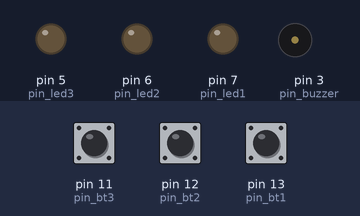
The sketch below on a simulated Arduino Uno, built with avr-gcc and run on an emulated ATmega328P. Shown: output pins drawn as LEDs (lit = HIGH), buzzer (waves = sounding). Dashed ring = blinking. The inputs (shaded band) are chosen by the test bench; at power-on: pin 11 (pin_bt3) HIGH, pin 12 (pin_bt2) HIGH, pin 13 (pin_bt1) HIGH. Random numbers use the default seed unless the sketch sets one.

Above: at 1.7 s.
1.8 s: pin 11 (pin_bt3) pulled LOW for 0.15 s
At 2.07 s:
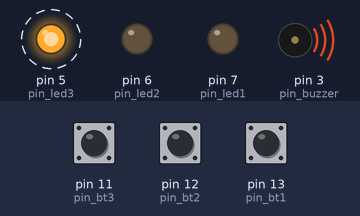
4.9 s: pin 12 (pin_bt2) pulled LOW for 3.2 s
At 9.5 s:
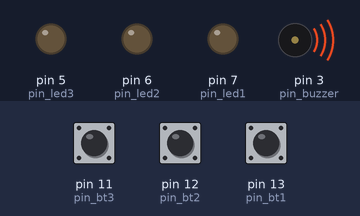
11.1 s: pin 13 (pin_bt1) pulled LOW for 1 s
At 12.24 s:
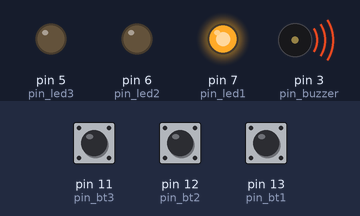
14.1 s: pin 13 (pin_bt1) pulled LOW for 3.2 s
At 18.6 s:
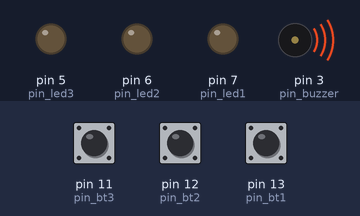
20.3 s: pin 11 (pin_bt3) pulled LOW for 1 s
At 21.43 s:
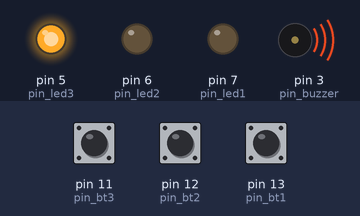
Timing chart, 0 to 25.3 s (numbered marks = the images above; inputs shaded):
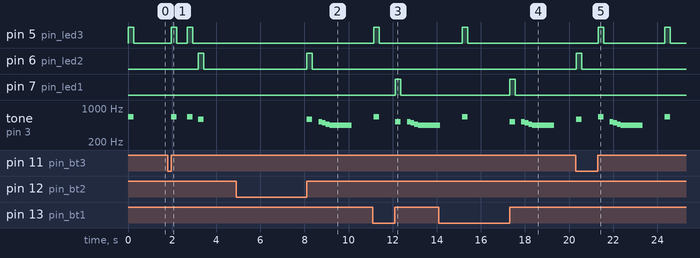

Measured:
- after the input at 1.8 s, pin 5 (pin_led3): alternates HIGH for 0.25 s and LOW for 0.48 s, 4 changes in all, then stays LOW, starting after 0.15 s; pin 6 (pin_led2): LOW → HIGH after 1.4 s, → LOW 0.25 s later; tone on pin 3 (pin_buzzer): plays 659 Hz for 0.25 s, 659 Hz for 0.25 s, 587 Hz for 0.25 s, starting after 0.15 s
- after the input at 4.9 s, pin 6 (pin_led2): LOW → HIGH after 3.2 s, → LOW 0.25 s later; tone on pin 3 (pin_buzzer): plays 587 Hz for 0.25 s, 523 Hz for 0.17 s, 493 Hz for 0.17 s, 466 Hz for 0.17 s, 440 Hz for 1.0 s, starting after 3.2 s
- after the input at 11.1 s, pin 7 (pin_led1): LOW → HIGH after 1.0 s, → LOW 0.25 s later
- after the input at 14.1 s, pin 7 (pin_led1): LOW → HIGH after 3.2 s, → LOW 0.25 s later
- after the input at 20.3 s, pin 5 (pin_led3): alternates HIGH for 0.25 s and LOW for 2.8 s, starting after 1.0 s

The sketch:

MemoryMaster.ino
```cpp
//Mapeamento dos pinos
#define pin_bt1 13
#define pin_bt2 12
#define pin_bt3 11
#define pin_led1 7
#define pin_led2 6
#define pin_led3 5
#define pin_buzzer 3

//Mapeamento das notas do buzzer
#define C5     523
#define D5     587
#define E5     659
#define B4     493
#define A_sus4 466
#define A4     440

//Variáveis globais
int number_random = 0;
int memory_number[100];
int memory_position = 0;
int botao_position = 0;

//Flags dos botões
bool flag1 = 0;
bool flag2 = 0;
bool flag3 = 0;


void ler_botoes();
void acender_led(int n);
bool validar_execucao();
void mostrar_sequencia_leds();
int random_generator();
void end_game();

void setup() {

  pinMode(pin_bt1,INPUT_PULLUP);
  pinMode(pin_bt2,INPUT_PULLUP);
  pinMode(pin_bt3,INPUT_PULLUP);


  pinMode(pin_led1,OUTPUT);
  pinMode(pin_led2,OUTPUT);
  pinMode(pin_led3,OUTPUT);

  randomSeed(analogRead(A0));

  for(int i=0; i<100; i++){
    memory_number[i] = 0;
  }

  number_random = random_generator();
  memory_number[memory_position] = number_random;
  acender_led(number_random);
}

void loop() {

  if(validar_execucao() == 1){
    delay(200);
    memory_position += 1;
    number_random = random_generator();
    memory_number[memory_position] = number_random;

    mostrar_sequencia_leds();
  }
}

//Função para ler botões
void ler_botoes(){
  if(!digitalRead(pin_bt1)){
    flag1 = 1;
    delay(30);
  }

  if(!digitalRead(pin_bt2)){
    flag2 = 1;
    delay(30);
  }

  if(!digitalRead(pin_bt3)){
    flag3 = 1;
    delay(30);
  }

  if(digitalRead(pin_bt1) && flag1){
    flag1 = 0;
    acender_led(1);
    delay(30);
    botao_position = 1;
  }

  if(digitalRead(pin_bt2) && flag2){
    flag2 = 0;
    acender_led(2);
    delay(30);
    botao_position = 2;
  }

  if(digitalRead(pin_bt3) && flag3){
    flag3 = 0;
    acender_led(3);
    delay(30);
    botao_position = 3;
  }
}


void acender_led(int n){
  if(n==1){
    digitalWrite(pin_led1,HIGH);
    digitalWrite(pin_led2,LOW);
    digitalWrite(pin_led3,LOW);
    tone(pin_buzzer,C5);
    delay(250);
    noTone(pin_buzzer);
    digitalWrite(pin_led1,LOW);
    digitalWrite(pin_led2,LOW);
    digitalWrite(pin_led3,LOW);
    delay(250);
  }
  else if(n==2){
    digitalWrite(pin_led1,LOW);
    digitalWrite(pin_led2,HIGH);
    digitalWrite(pin_led3,LOW);
    tone(pin_buzzer,D5);
    delay(250);
    noTone(pin_buzzer);
    digitalWrite(pin_led1,LOW);
    digitalWrite(pin_led2,LOW);
    digitalWrite(pin_led3,LOW);
    delay(250);
  }
  else if(n==3){
    digitalWrite(pin_led1,LOW);
    digitalWrite(pin_led2,LOW);
    digitalWrite(pin_led3,HIGH);
    tone(pin_buzzer,E5);
    delay(250);
    noTone(pin_buzzer);
    digitalWrite(pin_led1,LOW);
    digitalWrite(pin_led2,LOW);
    digitalWrite(pin_led3,LOW);
    delay(250);
  }
}


bool validar_execucao(){
  int varredura = 0;
  while(varredura < 100){
    ler_botoes();
    if (botao_position != 0){
      if(memory_number[varredura] != botao_position){
        botao_position = 0;
        end_game();
        return 0;
        break;
      }
       else{
        varredura += 1;
        botao_position = 0;
       }
    }

    if(memory_number[varredura] == 0){
      return 1;
      break;
    }
  }
}


void mostrar_sequencia_leds(){
  for(int i=0; i<100; i++){
    if (memory_number[i] != 0){
      acender_led(memory_number[i]);
    }else{
      break;
     }
  }
}


int random_generator(){
  int num = 0;
  int media = 0;
  for(int i=0; i<10; i++){
    num += random(0,1000);
  }

  media = num/10;
  media = (media%3)+1;

  return media;
}


void end_game(){
  int tempo = 2000;

  tone(pin_buzzer, C5);
  delay(tempo/12);
  tone(pin_buzzer, B4);
  delay(tempo/12);
  tone(pin_buzzer, A_sus4);
  delay(tempo/12);

  tone(pin_buzzer, A4);
  delay(tempo/2);
  noTone(pin_buzzer);

  for(int i=0; i<100; i++){
    memory_number[i] = 0;
  }

  memory_position = 0;

  delay(1000);
  number_random = random_generator();
  memory_number[memory_position] = number_random;
  acender_led(memory_number[memory_position]);
}
```
